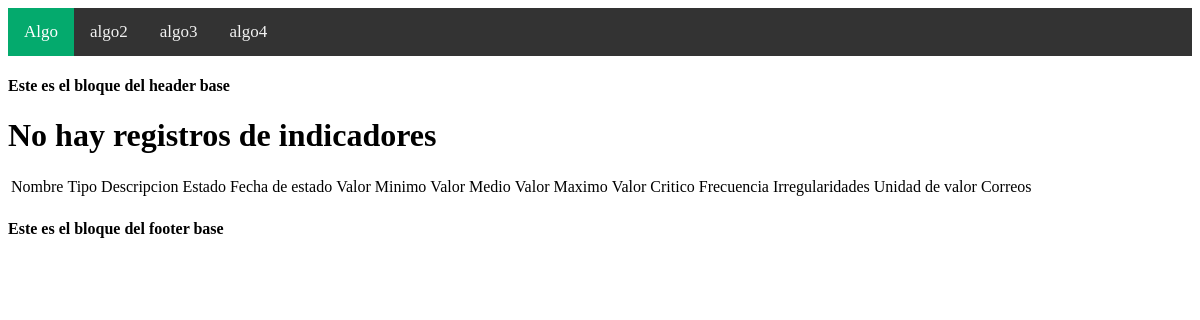
The page /listarindicador/ on the database as committed earlier.
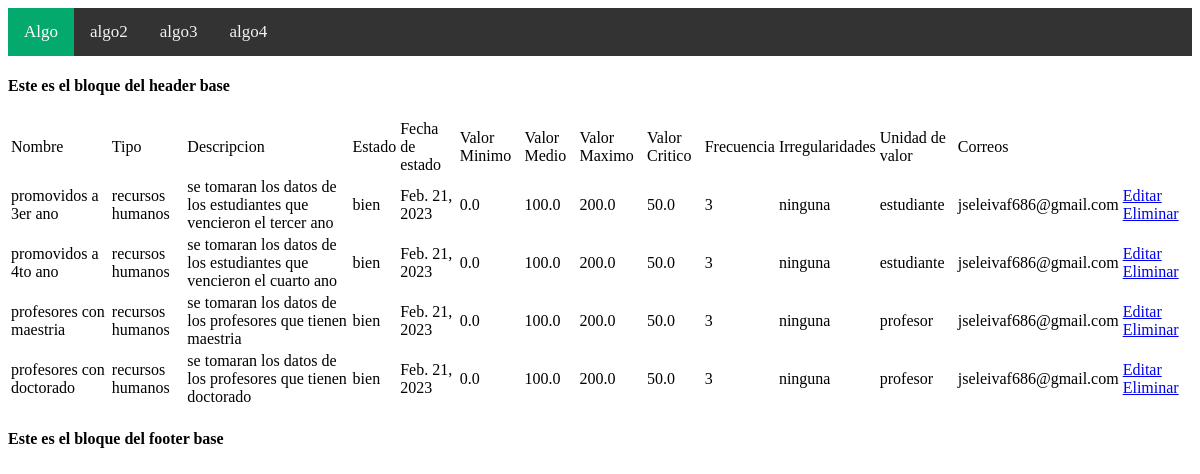
The same page on the database as committed later.
### Apps/Indicadores/models.py (models this page shows, shortened)
class Indicador(models.Model):
    nombre = models.CharField(max_length=50)
    tipo = models.CharField(max_length=50)
    descripcion = models.TextField()
    estado = models.CharField(max_length=30)
    fecha_estado = models.DateField()
    min_valor = models.FloatField()
    med_valor = models.FloatField()
    max_valor = models.FloatField()
    valor_critico = models.FloatField()
    frecuencia = models.IntegerField()
    irregularidades = models.TextField()
    unidad_valor = models.CharField(max_length=10) # Revisar esto
    correos = models.EmailField()

### Apps/Indicadores/views.py (the view)
# urls.py: path('listarindicador/',views.Indicador_List.as_view(), name = 'listar_indicador'),
class Indicador_List(ListView):
    model = Indicador
    template_name: str = 'indicadores/indicador_list.html'

### templates/indicadores/indicador_list.html
{% extends 'base/base.html'%}
{% block content%}
<table class = "table">
    <thead>
        <tr>
            <td>Nombre</td>
            <td>Tipo</td>
            <td>Descripcion</td>
            <td>Estado</td>
            <td>Fecha de estado</td>
            <td>Valor Minimo</td>
            <td>Valor Medio</td>
            <td>Valor Maximo</td>
            <td>Valor Critico</td>
            <td>Frecuencia</td>
            <td>Irregularidades</td>
            <td>Unidad de valor</td>
            <td>Correos</td>
        </tr>
    </thead>
    <tbody>
        {% if object_list %}
        {% for indicador in object_list %}
        <tr>
            <td>{{indicador.nombre}}</td>
            <td>{{indicador.tipo}}</td>
            <td>{{indicador.descripcion}}</td>
            <td>{{indicador.estado}}</td>
            <td>{{indicador.fecha_estado}}</td>
            <td>{{indicador.min_valor}}</td>
            <td>{{indicador.med_valor}}</td>
            <td>{{indicador.max_valor}}</td>
            <td>{{indicador.valor_critico}}</td>
            <td>{{indicador.frecuencia}}</td>
            <td>{{indicador.irregularidades}}</td>
            <td>{{indicador.unidad_valor}}</td>
            <td>{{indicador.correos}}</td>
            <td>
                <a class="btn btn-primary" href="{% url  'indicadores:actualizar_indicador' indicador.id %}">Editar</a>
                <a class="btn btn-primary" href="{% url  'indicadores:eliminar_indicador' indicador.id %}">Eliminar</a>
            </td>
        </tr>
        {% endfor%}
        {% else %}
        <h1>No hay registros de indicadores</h1>
        {% endif %}
    </tbody>
</table>
{%endblock%}

Rows that differ between the two databases and show on the page:
added Indicador: nombre "promovidos a 3er ano", tipo "recursos humanos", descripcion "se tomaran los datos de los estudiantes que vencieron el tercer ano", estado "bien", fecha_estado "Feb. 21, 2023", min_valor "0.0", med_valor "100.0", max_valor "200.0", valor_critico "50.0", frecuencia "3", irregularidades "ninguna", unidad_valor "estudiante", correos "jseleivaf686@gmail.com"
added Indicador: nombre "promovidos a 4to ano", tipo "recursos humanos", descripcion "se tomaran los datos de los estudiantes que vencieron el cuarto ano", estado "bien", fecha_estado "Feb. 21, 2023", min_valor "0.0", med_valor "100.0", max_valor "200.0", valor_critico "50.0", frecuencia "3", irregularidades "ninguna", unidad_valor "estudiante", correos "jseleivaf686@gmail.com"
added Indicador: nombre "profesores con maestria", tipo "recursos humanos", descripcion "se tomaran los datos de los profesores que tienen maestria", estado "bien", fecha_estado "Feb. 21, 2023", min_valor "0.0", med_valor "100.0", max_valor "200.0", valor_critico "50.0", frecuencia "3", irregularidades "ninguna", unidad_valor "profesor", correos "jseleivaf686@gmail.com"
added Indicador: nombre "profesores con doctorado", tipo "recursos humanos", descripcion "se tomaran los datos de los profesores que tienen doctorado", estado "bien", fecha_estado "Feb. 21, 2023", min_valor "0.0", med_valor "100.0", max_valor "200.0", valor_critico "50.0", frecuencia "3", irregularidades "ninguna", unidad_valor "profesor", correos "jseleivaf686@gmail.com"
Other text that changed with them:
text no longer shown: "No hay registros de indicadores"
